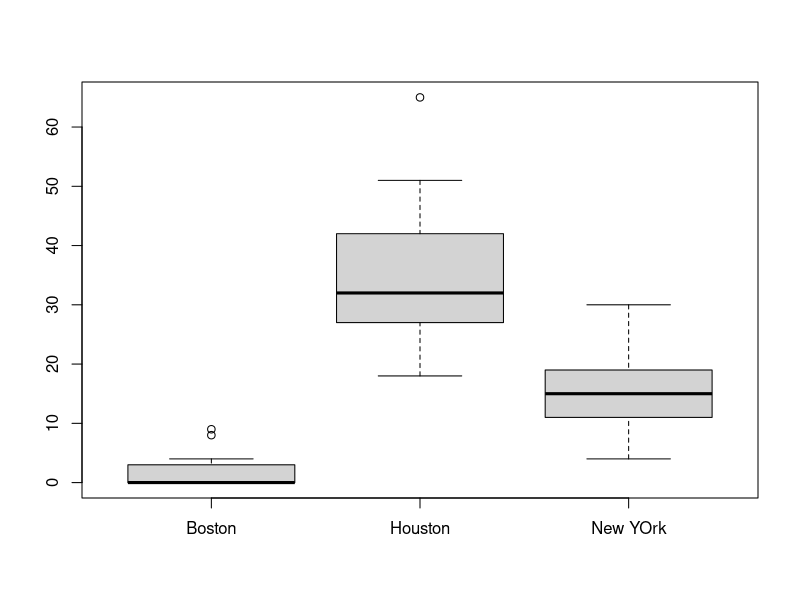

R code for this plot:
#Boxplots

boston =c(0,0,0,0,0,0,0,0,0,4,0,3,9,8,1,4,1)
houston =c(51,36,32,27,38,65,26,46,38,51,42,28,21,31,22,28,18)
Newyork =c(15,30,4,11,13,17,11,22,14,22,19,19,27,11,6,15,11)

boxplot(boston,houston,Newyork,names = c("Boston","Houston","New YOrk"))
